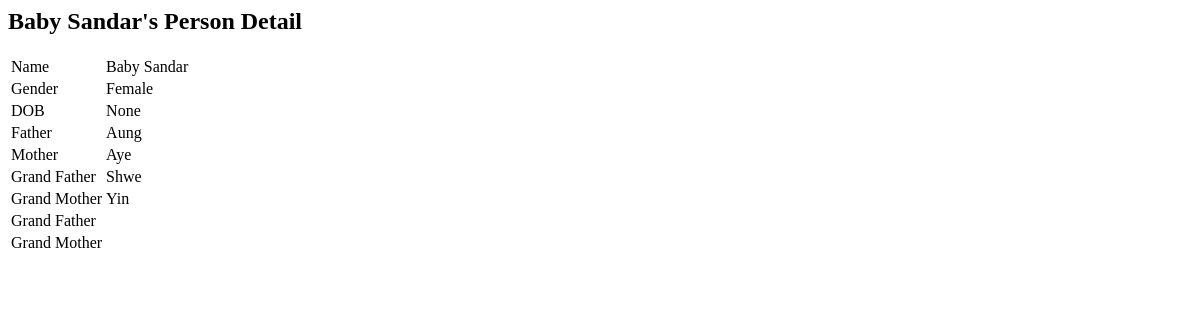
Before: /person-detail/6/ with the older database file.
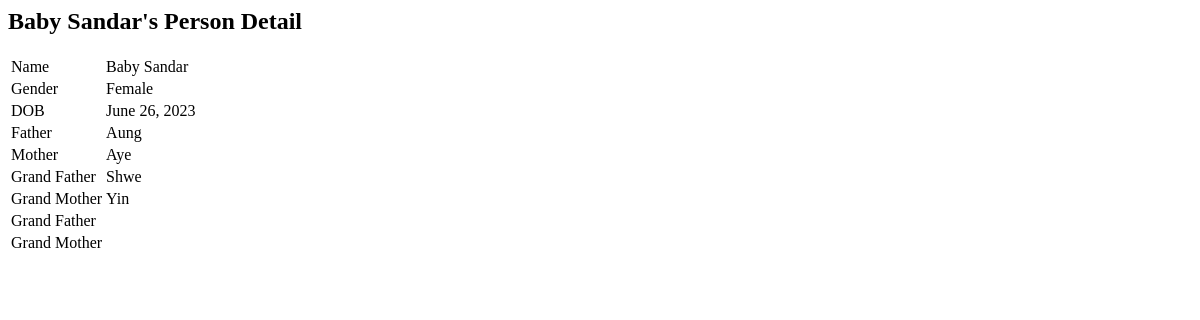
After: the same page with the newer database file.
### familytree/models.py (models this page shows, shortened)
class Person(models.Model):
    name = models.CharField(max_length=200)
    gender = models.ForeignKey(Gender, on_delete=models.SET_NULL, null=True)
    dob = models.DateField(null=True,blank=True)
    dod = models.DateField(null=True,blank=True)
    note = models.CharField(max_length=200, null=True,blank=True)
    parent_marriage = models.ForeignKey('Married', on_delete=models.SET_NULL, null=True,blank=True, related_name='children')

class Gender(models.Model):
    name = models.CharField(max_length=200)

class Married(models.Model):
    person_one = models.ForeignKey(Person, on_delete=models.CASCADE, related_name='marriages_as_person_one')
    person_two = models.ForeignKey(Person, on_delete=models.CASCADE, related_name='marriages_as_person_two')
    married_date = models.DateField(null=True,blank=True)
    divorced_date = models.DateField(null=True,blank=True)
    note = models.CharField(max_length=200, null=True,blank=True)

### familytree/views.py (the view)
# urls.py: path("person-detail/<int:person_id>/", views.personDetail, name="person-detail"),
def personDetail(request, person_id = 0):
    person = Person.objects.get(pk=person_id)
    return render(request, 'person_detail.html', { 'person_id' : person_id, 'person' : person})

### familytree/templates/person_detail.html
<h2>{{ person.name }}'s Person Detail</h2>
<table>
    <tr>
        <td>Name</td>
        <td>{{ person.name }} </td>
    </tr>
    <tr>
        <td>Gender</td>
        <td>{{ person.gender.name }} </td>
    </tr>
    <tr>
        <td>DOB</td>
        <td>{{ person.dob }} </td>
    </tr>
    <tr>
        <td>Father</td>
        <td>{{ person.parent_marriage.person_one.name }} </td>
    </tr>
    <tr>
        <td>Mother</td>
        <td>{{ person.parent_marriage.person_two.name }} </td>
    </tr>
    <tr>
        <td>Grand Father</td>
        <td>{{ person.parent_marriage.person_one.parent_marriage.person_one.name }} </td>
    </tr>
    <tr>
        <td>Grand Mother</td>
        <td>{{ person.parent_marriage.person_one.parent_marriage.person_two.name }} </td>
    </tr>
    <tr>
        <td>Grand Father</td>
        <td>{{ person.parent_marriage.person_two.parent_marriage.person_one.name }} </td>
    </tr>
    <tr>
        <td>Grand Mother</td>
        <td>{{ person.parent_marriage.person_two.parent_marriage.person_two.name }} </td>
    </tr>
</table>

Changed rows visible on the page:
changed Person "Baby Sandar": dob "None" → "June 26, 2023"
